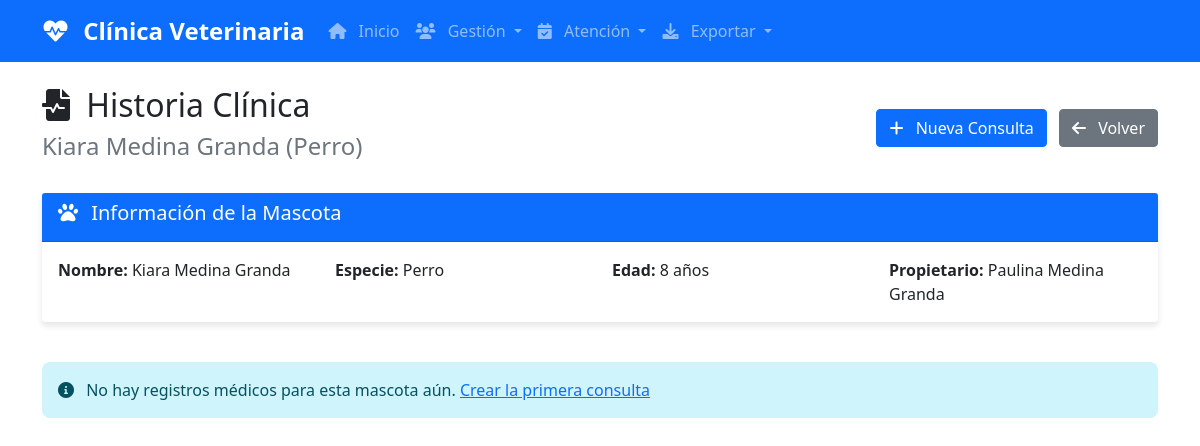
Before: /mascotas/1/historia/ with the older database file.
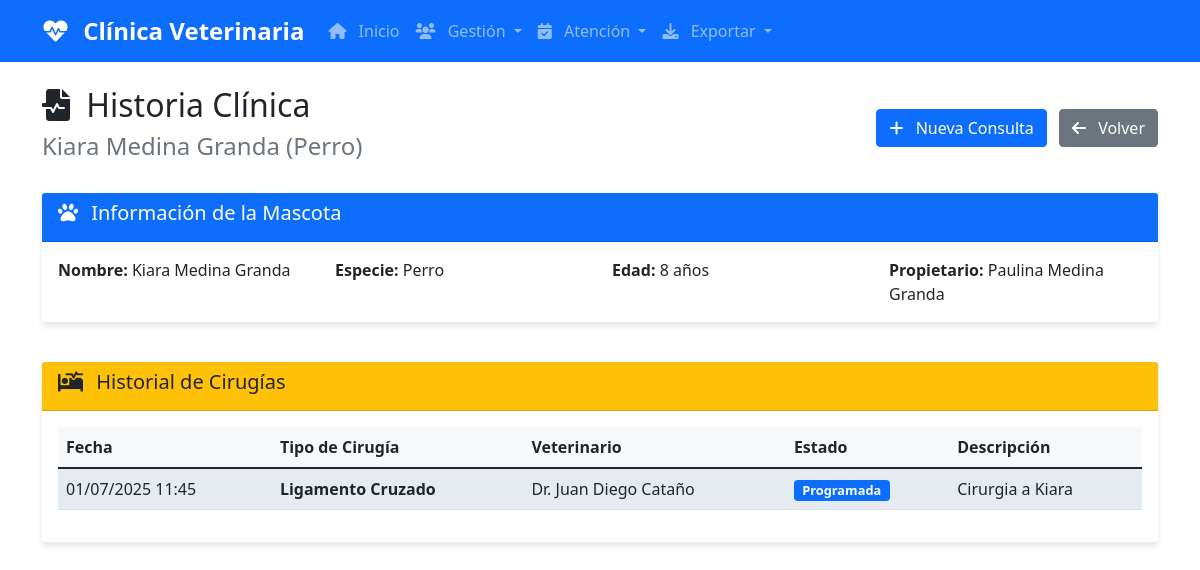
After: the same page with the newer database file.
### core/models.py (models this page shows, shortened)
class Cirugia(models.Model):
    ESTADOS = [
        ('programada', 'Programada'),
        ('en_proceso', 'En Proceso'),
        ('completada', 'Completada'),
        ('cancelada', 'Cancelada'),
    ]
    fecha = models.DateTimeField()
    tipo_cirugia = models.CharField(max_length=200)
    descripcion = models.TextField()
    estado = models.CharField(max_length=20, choices=ESTADOS, default='programada')
    mascota = models.ForeignKey(Mascota, on_delete=models.CASCADE)
    veterinario = models.ForeignKey(Veterinario, on_delete=models.CASCADE)
    fecha_creacion = models.DateTimeField(auto_now_add=True)
    fecha_actualizacion = models.DateTimeField(auto_now=True)

class Veterinario(models.Model):
    nombre = models.CharField(max_length=100)
    especialidad = models.CharField(max_length=100)
    telefono = models.CharField(max_length=20)

### core/views.py (the view)
# urls.py: path("mascotas/<int:mascota_id>/historia/", views.historia_clinica, name="historia_clinica"),
def historia_clinica(request, mascota_id):
    mascota = get_object_or_404(Mascota, id=mascota_id)
    bitacoras = BitacoraConsulta.objects.filter(mascota=mascota).order_by('-fecha')
    cirugias = Cirugia.objects.filter(mascota=mascota).order_by('-fecha')
    context = {
        'mascota': mascota,
        'bitacoras': bitacoras,
        'cirugias': cirugias,
    }
    logger.info(f"Historia clínica generada para mascota: {mascota.nombre}")
    return render(request, "historia_clinica.html", context)

### templates/historia_clinica.html (shortened to what the changed rows need)
{% extends "base.html" %}
{% block content %}
<div class="container mt-4">
    <div class="d-flex justify-content-between align-items-center mb-4">
        <div>
            <h2><i class="fas fa-file-medical-alt"></i> Historia Clínica</h2>
        </div>
        <div>
        </div>
    </div>
    <div class="row mb-4">
        <div class="col-md-12">
        </div>
    </div>
    {% if cirugias %}
        <div class="card mb-4">
            <div class="card-header bg-warning text-dark">
                <h5><i class="fas fa-procedures"></i> Historial de Cirugías</h5>
            </div>
            <div class="card-body">
                <div class="table-responsive">
                    <table class="table table-striped">
                        <thead>
                            <tr>
                                <th>Fecha</th>
                                <th>Tipo de Cirugía</th>
                                <th>Veterinario</th>
                                <th>Estado</th>
                                <th>Descripción</th>
                            </tr>
                        </thead>
                        <tbody>
                            {% for cirugia in cirugias %}
                            <tr>
                                <td>{{ cirugia.fecha|date:"d/m/Y H:i" }}</td>
                                <td><strong>{{ cirugia.tipo_cirugia }}</strong></td>
                                <td>Dr. {{ cirugia.veterinario.nombre }}</td>
                                <td>
                                    {% if cirugia.estado == 'programada' %}
                                        <span class="badge bg-primary">Programada</span>
                                    {% elif cirugia.estado == 'en_proceso' %}
                                        <span class="badge bg-warning">En Proceso</span>
                                    {% elif cirugia.estado == 'completada' %}
                                        <span class="badge bg-success">Completada</span>
                                    {% elif cirugia.estado == 'cancelada' %}
                                        <span class="badge bg-danger">Cancelada</span>
                                    {% endif %}
                                </td>
                                <td>{{ cirugia.descripcion|truncatechars:100 }}</td>
                            </tr>
                            {% endfor %}
                        </tbody>
                    </table>
                </div>
            </div>
        </div>
    {% endif %}
    {% if not bitacoras and not cirugias %}
        <div class="alert alert-info">
            <i class="fas fa-info-circle"></i>
            No hay registros médicos para esta mascota aún.
            <a href="{% url 'bitacora_crear' %}">Crear la primera consulta</a>
        </div>
    {% endif %}
</div>
{% endblock %}

Changed rows visible on the page:
added Cirugia: fecha "01/07/2025 11:45", tipo_cirugia "Ligamento Cruzado", veterinario.nombre "Juan Diego Cataño", estado "Programada", descripcion "Cirurgia a Kiara"
Other visible differences:
text no longer shown: "No hay registros médicos para esta mascota aún. Crear la primera consulta"
text now shown: "Historial de Cirugías Fecha Tipo de Cirugía Veterinario Estado Descripción"
